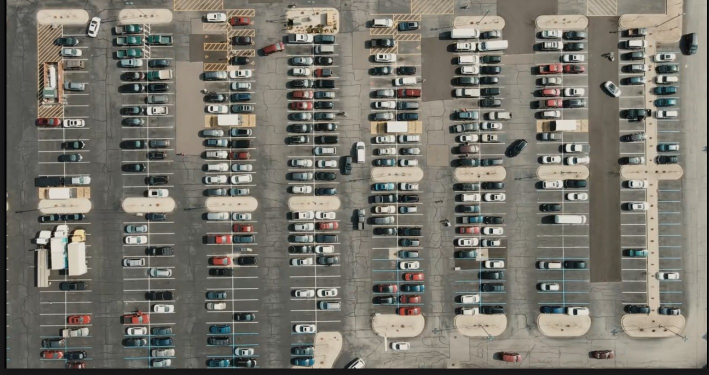
#> input picture input/sample_parking.jpg, 1418 x 750 px (shown at 1/2 size)
$ python parking_slot_detection.py
#> lines starting #> are read from the running program, lines starting #| are printed output that depends on the picture; after the words box and inside, x2 and y2 are one past the last pixel; in counts of white or black regions, pixels touching at a corner belong together
import cv2
import numpy as np
import pandas as pd
import os

def preprocess_image(image_path):
    """
    Load and preprocess the parking area image.
    Steps: Grayscale, blur, and adaptive threshold.
    """
    image = cv2.imread(image_path)
    if image is None:
        raise FileNotFoundError(f"Image not found at path: {image_path}")
    gray = cv2.cvtColor(image, cv2.COLOR_BGR2GRAY)
    blur = cv2.GaussianBlur(gray, (5, 5), 0)
    thresh = cv2.adaptiveThreshold(blur, 255, cv2.ADAPTIVE_THRESH_GAUSSIAN_C,
                                   cv2.THRESH_BINARY_INV, 25, 16)
    return image, thresh

def detect_parking_slots(thresh_img):
    """
    Detect parking slots as regions in the thresholded image.
    Returns contours which may represent slots.
    """
    contours, _ = cv2.findContours(thresh_img, cv2.RETR_TREE, cv2.CHAIN_APPROX_SIMPLE)
    slot_contours = []
    for cnt in contours:
        x, y, w, h = cv2.boundingRect(cnt)
        area = cv2.contourArea(cnt)
        # Heuristic: filter by area and aspect ratio (tune these values for your dataset)
        if 1000 < area < 50000 and 1 < w/h < 6:
            slot_contours.append((x, y, w, h))
    return slot_contours

def classify_occupancy(image, slots):
    """
    Classify each slot as occupied or available.
    Simple method: check average brightness in slot region (tune this heuristic as needed).
    """
    occupied = []
    available = []
    for (x, y, w, h) in slots:
        slot_img = image[y:y+h, x:x+w]
        gray_slot = cv2.cvtColor(slot_img, cv2.COLOR_BGR2GRAY)
        mean_val = np.mean(gray_slot)
        # Threshold to classify (tune this as needed)
        if mean_val < 100:
            occupied.append((x, y, w, h))
        else:
            available.append((x, y, w, h))
    return occupied, available

def visualize_output(image, occupied, available):
    """
    Draw rectangles for occupied (red) and available (green) slots.
    Display the counts on the image.
    """
    output = image.copy()
    for (x, y, w, h) in occupied:
        cv2.rectangle(output, (x, y), (x+w, y+h), (0, 0, 255), 2)
    for (x, y, w, h) in available:
        cv2.rectangle(output, (x, y), (x+w, y+h), (0, 255, 0), 2)
    cv2.putText(output, f"Occupied: {len(occupied)}", (20, 30), cv2.FONT_HERSHEY_SIMPLEX, 1, (0,0,255), 2)
    cv2.putText(output, f"Available: {len(available)}", (20, 70), cv2.FONT_HERSHEY_SIMPLEX, 1, (0,255,0), 2)
    return output

def export_to_csv(total, occupied, available, filename='output/parking_status.csv'):
    """
    Export the results to a CSV file with the required columns.
    """
    os.makedirs(os.path.dirname(filename), exist_ok=True)
    data = {
        'Total Number of Slots': [total],
        'Occupied Slots': [occupied],
        'Available Slots': [available]
    }
    df = pd.DataFrame(data)
    df.to_csv(filename, index=False)

def main(image_path):
    # 1. Preprocessing
    image, thresh = preprocess_image(image_path)
#> in preprocess_image, image is the input picture: shape (750, 1418, 3); mean B, G, R 106.9, 115.9, 118.7
#> in preprocess_image, `gray = cv2.cvtColor(image, cv2.COLOR_BGR2GRAY)`:
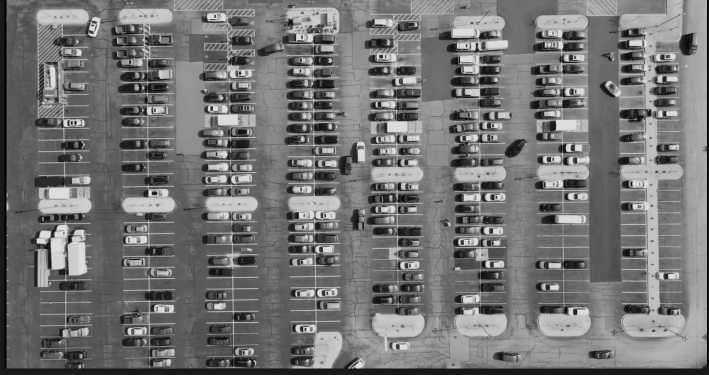
#> gray: shape (750, 1418) (shown at 1/2 size); min 0, max 241, mean 115.7
#> in preprocess_image, `thresh = cv2.adaptiveThreshold(blur, 255, cv2.ADAPTIVE_THRESH_GAUSSIAN..`:
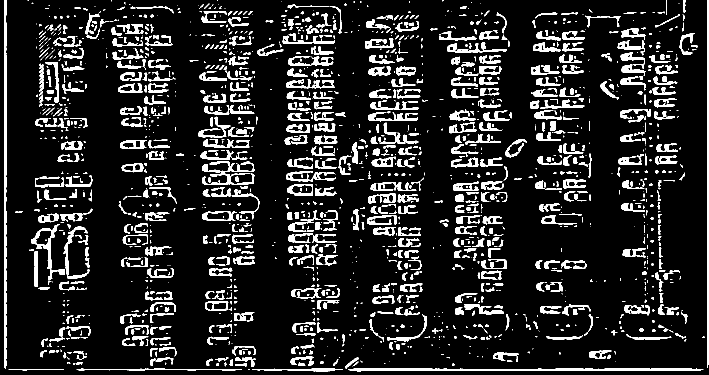
#> thresh: shape (750, 1418) (shown at 1/2 size); 12.9% white; 1798 white regions (885 under 20 px)
    # 2. Parking Slot Detection
    slots = detect_parking_slots(thresh)
#> in detect_parking_slots, `contours, _ = cv2.findContours(thresh_img, cv2.RETR_TREE, cv2.CHAIN_AP..`: contours = 1906 contours, 1156 with area under 20; largest, box (x1, y1, x2, y2) and area: (1414, 0, 1418, 736) 2188, (696, 736, 1407, 743) 2134, (8, 0, 13, 737) 2121, (62, 449, 130, 560) 1743, (574, 368, 626, 392) 1004
#> the loop in detect_parking_slots, `for cnt in contours:` made 1906 passes
#> (x, y, w, h, area) on passes 2 to 4: (17, 738, 111, 3, 118.5), (505, 737, 181, 6, 475.5), (153, 737, 331, 4, 455)
#> after the loop in detect_parking_slots, `for cnt in contours:`: slot_contours = [(404, 423, 70, 19), (574, 368, 52, 24)]
#> slots = [(404, 423, 70, 19), (574, 368, 52, 24)]
    # 3. Occupancy Status Classification
    occupied, available = classify_occupancy(image, slots)
#> the loop in classify_occupancy, `for (x, y, w, h) in slots:` made 2 passes
#> (x, y, w, h, mean_val) on passes 1 to 2: (404, 423, 70, 19, 127.7), (574, 368, 52, 24, 126.3)
#> pass 2, in classify_occupancy, `slot_img = image[y:y+h, x:x+w]`:
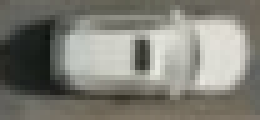
#> slot_img: shape (24, 52, 3) (shown 5 times larger); mean B, G, R 118.5, 127, 127.9
#> after the loop in classify_occupancy, `for (x, y, w, h) in slots:`: occupied = []
#> occupied = []; available = [(404, 423, 70, 19), (574, 368, 52, 24)]
    # 4. Output Visualization
    output_img = visualize_output(image, occupied, available)
#> the loop in visualize_output, `for (x, y, w, h) in available:` made 2 passes
#> after the loop in visualize_output, `for (x, y, w, h) in available:`:
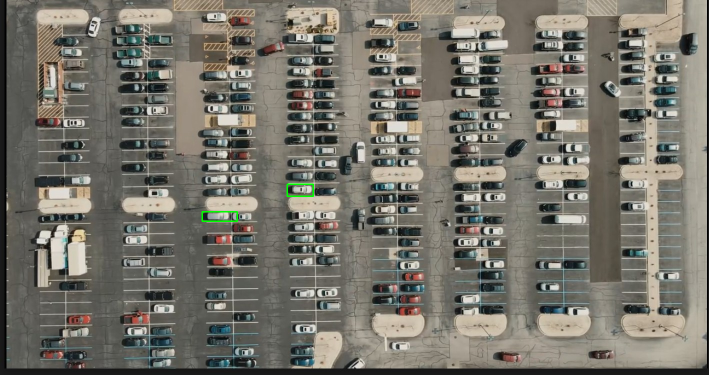
#> output: shape (750, 1418, 3) (shown at 1/2 size); 0.09% of pixels changed, all inside (x1, y1, x2, y2) = (403, 367, 628, 444)
#> in visualize_output, `cv2.putText(output, f"Available: {len(available)}", (20, 70), cv2.FONT..`:
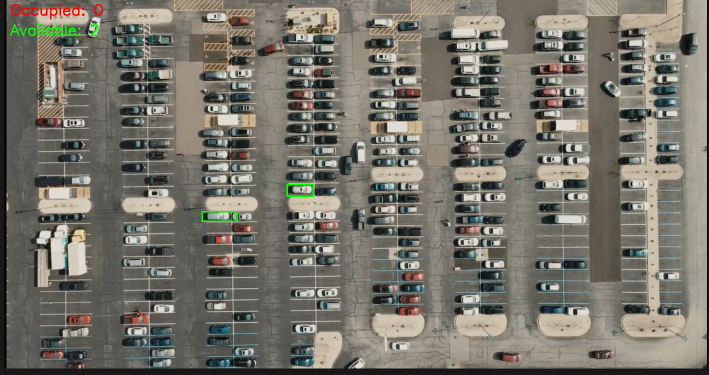
#> output: shape (750, 1418, 3) (shown at 1/2 size); mean B, G, R 106.5, 116, 118.6
    # Save output image
    os.makedirs('output', exist_ok=True)
    cv2.imwrite('output/parking_output.png', output_img)
    # 5. Export Data
    export_to_csv(len(slots), len(occupied), len(available), filename='output/parking_status.csv')
    print(f"Total: {len(slots)}, Occupied: {len(occupied)}, Available: {len(available)}")
#| Total: 2, Occupied: 0, Available: 2
    print("Output image saved as 'output/parking_output.png' and CSV saved as 'output/parking_status.csv'.")

if __name__ == "__main__":
    image_path = 'input/sample_parking.jpg'  # Make sure your image file is here
    main(image_path)
